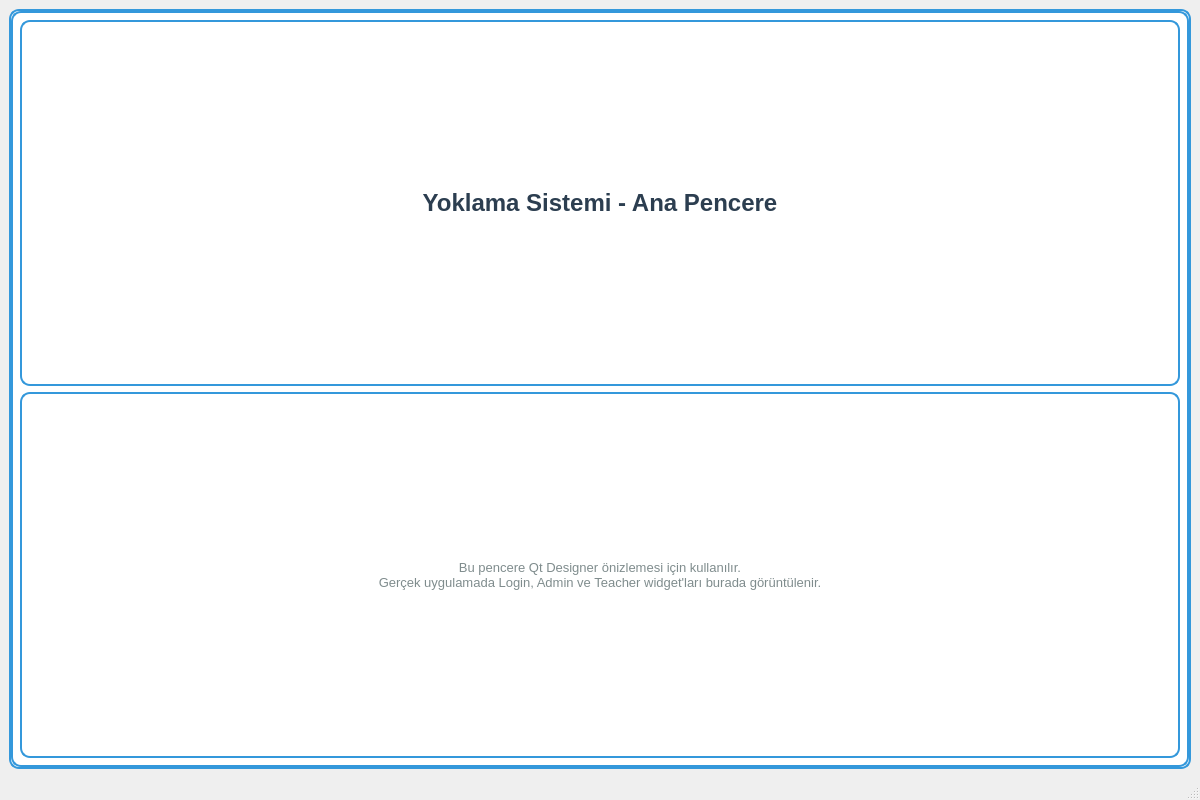
<?xml version="1.0" encoding="UTF-8"?>
<ui version="4.0">
 <class>MainWindow</class>
 <widget class="QMainWindow" name="MainWindow">
  <property name="geometry">
   <rect>
    <x>0</x>
    <y>0</y>
    <width>1200</width>
    <height>800</height>
   </rect>
  </property>
  <property name="minimumSize">
   <size>
    <width>1000</width>
    <height>600</height>
   </size>
  </property>
  <property name="windowTitle">
   <string>Yoklama Sistemi</string>
  </property>
  <property name="styleSheet">
   <string notr="true">QMainWindow {
    background: qlineargradient(x1:0, y1:0, x2:1, y2:1,
                               stop:0 #f5f7fa, stop:1 #c3cfe2);
    color: #2c3e50;
    font-family: 'Segoe UI', Arial, sans-serif;
    font-size: 10pt;
}</string>
  </property>
  <widget class="QWidget" name="centralwidget">
   <layout class="QVBoxLayout" name="verticalLayout">
    <item>
     <widget class="QStackedWidget" name="stackedWidget">
      <property name="styleSheet">
       <string notr="true">QStackedWidget {
    background: rgba(255, 255, 255, 0.9);
    border: 2px solid #3498db;
    border-radius: 10px;
}</string>
      </property>
      <property name="currentIndex">
       <number>0</number>
      </property>
      <widget class="QWidget" name="placeholderWidget">
       <property name="styleSheet">
        <string notr="true">QWidget {
    background: rgba(255, 255, 255, 0.9);
    border: 2px solid #3498db;
    border-radius: 10px;
}</string>
       </property>
       <layout class="QVBoxLayout" name="placeholderLayout">
        <item>
         <widget class="QLabel" name="placeholderLabel">
          <property name="styleSheet">
           <string notr="true">QLabel {
    font-size: 18pt;
    font-weight: bold;
    color: #2c3e50;
    padding: 20px;
}</string>
          </property>
          <property name="text">
           <string>Yoklama Sistemi - Ana Pencere</string>
          </property>
          <property name="alignment">
           <set>Qt::AlignmentFlag::AlignCenter</set>
          </property>
         </widget>
        </item>
        <item>
         <widget class="QLabel" name="infoLabel">
          <property name="styleSheet">
           <string notr="true">QLabel {
    font-size: 10pt;
    color: #7f8c8d;
    padding: 10px;
}</string>
          </property>
          <property name="text">
           <string>Bu pencere Qt Designer önizlemesi için kullanılır.
Gerçek uygulamada Login, Admin ve Teacher widget'ları burada görüntülenir.</string>
          </property>
          <property name="alignment">
           <set>Qt::AlignmentFlag::AlignCenter</set>
          </property>
         </widget>
        </item>
       </layout>
      </widget>
     </widget>
    </item>
   </layout>
  </widget>
  <widget class="QMenuBar" name="menubar">
   <property name="geometry">
    <rect>
     <x>0</x>
     <y>0</y>
     <width>1200</width>
     <height>26</height>
    </rect>
   </property>
   <property name="styleSheet">
    <string notr="true">QMenuBar {
    background: qlineargradient(x1:0, y1:0, x2:0, y2:1,
                               stop:0 #34495e, stop:1 #2c3e50);
    color: white;
    font-weight: bold;
}</string>
   </property>
  </widget>
  <widget class="QStatusBar" name="statusbar">
   <property name="styleSheet">
    <string notr="true">QStatusBar {
    background: qlineargradient(x1:0, y1:0, x2:0, y2:1,
                               stop:0 #34495e, stop:1 #2c3e50);
    color: white;
    font-weight: bold;
    padding: 5px;
}</string>
   </property>
  </widget>
 </widget>
 <resources/>
 <connections/>
</ui>
